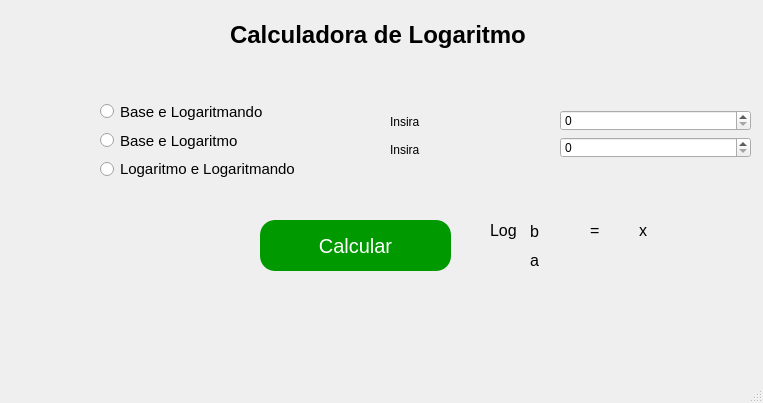
<?xml version="1.0" encoding="UTF-8"?>
<ui version="4.0">
 <class>Calculadora</class>
 <widget class="QMainWindow" name="Calculadora">
  <property name="windowModality">
   <enum>Qt::NonModal</enum>
  </property>
  <property name="geometry">
   <rect>
    <x>0</x>
    <y>0</y>
    <width>763</width>
    <height>403</height>
   </rect>
  </property>
  <property name="windowTitle">
   <string>Calculadora</string>
  </property>
  <property name="styleSheet">
   <string notr="true"/>
  </property>
  <property name="animated">
   <bool>true</bool>
  </property>
  <widget class="QWidget" name="centralwidget">
   <property name="styleSheet">
    <string notr="true"/>
   </property>
   <widget class="QLabel" name="label">
    <property name="geometry">
     <rect>
      <x>230</x>
      <y>10</y>
      <width>321</width>
      <height>51</height>
     </rect>
    </property>
    <property name="text">
     <string>&lt;h1&gt;Calculadora de Logaritmo&lt;/h1&gt;</string>
    </property>
   </widget>
   <widget class="QPushButton" name="btn_calcular">
    <property name="geometry">
     <rect>
      <x>260</x>
      <y>220</y>
      <width>191</width>
      <height>51</height>
     </rect>
    </property>
    <property name="cursor">
     <cursorShape>PointingHandCursor</cursorShape>
    </property>
    <property name="styleSheet">
     <string notr="true">font-size: 20px;
background-color: #090;
color: #fff;
border-radius: 15px;</string>
    </property>
    <property name="text">
     <string>Calcular</string>
    </property>
   </widget>
   <widget class="QWidget" name="layoutWidget">
    <property name="geometry">
     <rect>
      <x>100</x>
      <y>100</y>
      <width>195</width>
      <height>80</height>
     </rect>
    </property>
    <layout class="QVBoxLayout" name="verticalLayout">
     <item>
      <widget class="QRadioButton" name="base_logaritmando">
       <property name="styleSheet">
        <string notr="true">font-size: 15px;</string>
       </property>
       <property name="text">
        <string>Base e Logaritmando</string>
       </property>
      </widget>
     </item>
     <item>
      <widget class="QRadioButton" name="base_logaritmo">
       <property name="styleSheet">
        <string notr="true">font-size: 15px;</string>
       </property>
       <property name="text">
        <string>Base e Logaritmo</string>
       </property>
      </widget>
     </item>
     <item>
      <widget class="QRadioButton" name="logaritmo_logaritmando">
       <property name="styleSheet">
        <string notr="true">font-size: 15px;
</string>
       </property>
       <property name="text">
        <string>Logaritmo e Logaritmando</string>
       </property>
      </widget>
     </item>
    </layout>
   </widget>
   <widget class="QLabel" name="label_2">
    <property name="geometry">
     <rect>
      <x>490</x>
      <y>220</y>
      <width>31</width>
      <height>21</height>
     </rect>
    </property>
    <property name="styleSheet">
     <string notr="true">font-size: 16px;</string>
    </property>
    <property name="text">
     <string>Log</string>
    </property>
   </widget>
   <widget class="QWidget" name="layoutWidget">
    <property name="geometry">
     <rect>
      <x>530</x>
      <y>220</y>
      <width>61</width>
      <height>51</height>
     </rect>
    </property>
    <layout class="QVBoxLayout" name="verticalLayout_3">
     <item>
      <widget class="QLabel" name="txt_logaritmando">
       <property name="styleSheet">
        <string notr="true">font-size: 16px;</string>
       </property>
       <property name="text">
        <string>b</string>
       </property>
      </widget>
     </item>
     <item>
      <widget class="QLabel" name="txt_base">
       <property name="styleSheet">
        <string notr="true">font-size: 16px;</string>
       </property>
       <property name="text">
        <string>a</string>
       </property>
      </widget>
     </item>
    </layout>
   </widget>
   <widget class="QWidget" name="layoutWidget">
    <property name="geometry">
     <rect>
      <x>390</x>
      <y>110</y>
      <width>141</width>
      <height>51</height>
     </rect>
    </property>
    <layout class="QVBoxLayout" name="verticalLayout_4">
     <item>
      <widget class="QLabel" name="input_num1">
       <property name="styleSheet">
        <string notr="true">font-size: 12px;</string>
       </property>
       <property name="text">
        <string>Insira</string>
       </property>
      </widget>
     </item>
     <item>
      <widget class="QLabel" name="input_num2">
       <property name="styleSheet">
        <string notr="true">font-size: 12px;</string>
       </property>
       <property name="text">
        <string>Insira</string>
       </property>
      </widget>
     </item>
    </layout>
   </widget>
   <widget class="QWidget" name="layoutWidget">
    <property name="geometry">
     <rect>
      <x>590</x>
      <y>220</y>
      <width>91</width>
      <height>21</height>
     </rect>
    </property>
    <layout class="QHBoxLayout" name="horizontalLayout">
     <item>
      <widget class="QLabel" name="label_4">
       <property name="styleSheet">
        <string notr="true">font-size: 16px;</string>
       </property>
       <property name="text">
        <string>=</string>
       </property>
      </widget>
     </item>
     <item>
      <widget class="QLabel" name="txt_logaritmo">
       <property name="styleSheet">
        <string notr="true">font-size: 16px;</string>
       </property>
       <property name="text">
        <string>x</string>
       </property>
      </widget>
     </item>
    </layout>
   </widget>
   <widget class="QWidget" name="layoutWidget">
    <property name="geometry">
     <rect>
      <x>560</x>
      <y>110</y>
      <width>191</width>
      <height>48</height>
     </rect>
    </property>
    <layout class="QVBoxLayout" name="verticalLayout_2">
     <item>
      <widget class="QSpinBox" name="num1">
       <property name="maximum">
        <number>999</number>
       </property>
      </widget>
     </item>
     <item>
      <widget class="QSpinBox" name="num2">
       <property name="maximum">
        <number>999</number>
       </property>
      </widget>
     </item>
    </layout>
   </widget>
  </widget>
  <widget class="QMenuBar" name="menubar">
   <property name="geometry">
    <rect>
     <x>0</x>
     <y>0</y>
     <width>763</width>
     <height>21</height>
    </rect>
   </property>
  </widget>
  <widget class="QStatusBar" name="statusbar"/>
 </widget>
 <resources/>
 <connections/>
</ui>
